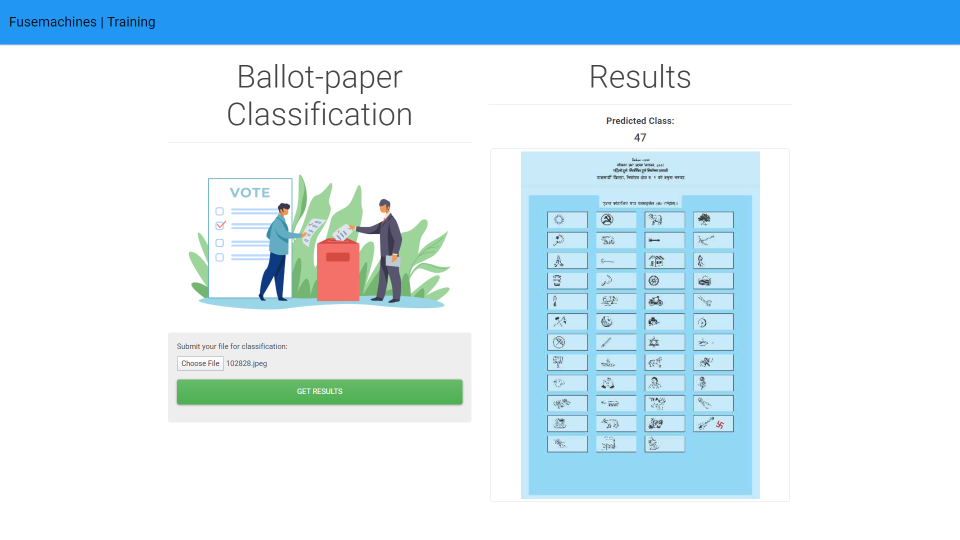
#> input picture example.png, 1920 x 1080 px, given in place of 285044.jpeg, which was not available (shown at 1/2 size)
$ jupyter execute --allow-errors 'experiment with simple image processing technique.ipynb'   (text cells are left out)
#> lines starting #> are read from the running program, lines starting #| are printed output that depends on the picture; after the words box and inside, x2 and y2 are one past the last pixel; in counts of white or black regions, pixels touching at a corner belong together; pictures that were not available may be replaced by others from this repository, and a replacement may not be noted
[cell 1]
import pandas as pd
import numpy as np
import matplotlib.pyplot as plt
import cv2

[cell 2]
print(cv2.__version__)

[cell 3]
img =  cv2.imread('./generated_train/285044.jpeg', cv2.IMREAD_COLOR)
#> img is the input picture: shape (1080, 1920, 3); mean B, G, R 244.1, 234.9, 215.8
img.shape
cv2.imshow("img",img)
cv2.waitKey(0)
cv2.destroyAllWindows()

#> (a cell that did not finish here is left out)

#> (a cell that did not finish here is left out)

[cell 6]
img =  cv2.imread('./test_folder/testset/100037.jpeg', cv2.IMREAD_COLOR)
cv2.imshow("img",img)
cv2.waitKey(0)
cv2.destroyAllWindows()

[cell 7]
pixel = img[100, 100]
#> pixel = [255, 255, 255]
print(pixel)
#| [255 255 255]

[cell 8]
type(img)

[cell 9]
# import cv2
# img =  cv2.imread('demo-hand-written.png')
gray = cv2.cvtColor(img,cv2.COLOR_BGR2GRAY)
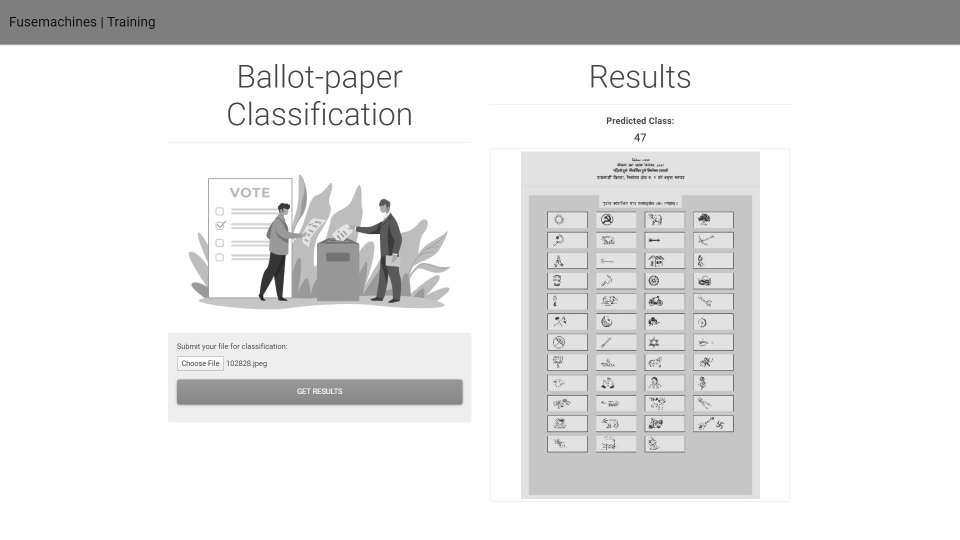
#> gray: shape (1080, 1920) (shown at 1/2 size); min 12, max 255, mean 230.3

thresh_inv = cv2.threshold(gray, 0, 255, cv2.THRESH_BINARY_INV+cv2.THRESH_OTSU)[1]
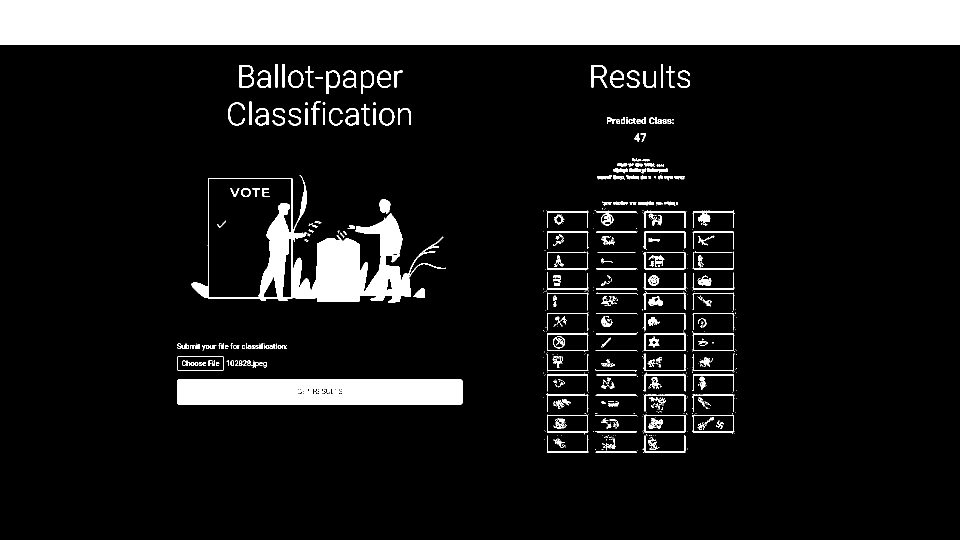
#> thresh_inv: shape (1080, 1920) (shown at 1/2 size); 13% white; 711 white regions (440 under 20 px)

# Blur the image
blur = cv2.GaussianBlur(thresh_inv,(1,1),0)

thresh = cv2.threshold(blur, 0, 255, cv2.THRESH_BINARY+cv2.THRESH_OTSU)[1]

# find contours
contours = cv2.findContours(thresh, cv2.RETR_EXTERNAL, cv2.CHAIN_APPROX_SIMPLE)[0]
#> contours = 664 contours, 471 with area under 20; largest, box (x1, y1, x2, y2) and area: (0, 0, 1920, 89) 168872, (383, 350, 892, 606) 63420, (354, 759, 925, 810) 28483, (1385, 829, 1469, 865) 2760, (1094, 829, 1177, 868) 2758

mask = np.ones(img.shape[:2], dtype="uint8") * 255
for c in contours:
    # get the bounding rect
    x, y, w, h = cv2.boundingRect(c)
    if w*h>1000:
        cv2.rectangle(mask, (x, y), (x+w, y+h), (0, 0, 255), -1)
#> this loop made 664 passes
#> (x, y, w, h) on passes 3, 4, 8: (1275, 901, 1, 1), (1374, 899, 1, 1), (1374, 897, 1, 1)
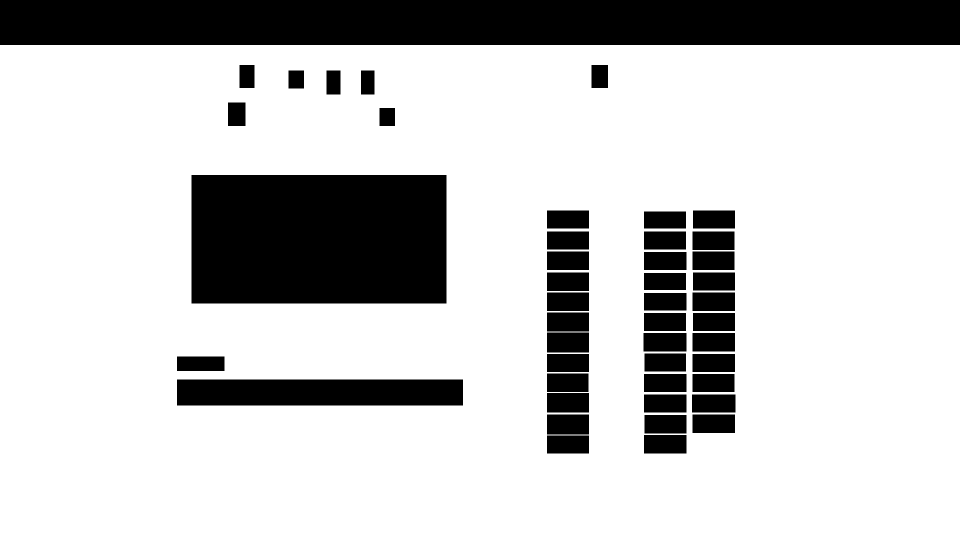
#> mask: shape (1080, 1920) (shown at 1/2 size); 78.1% white; 46 black regions, largest, box (x1, y1, x2, y2) and area: (0, 0, 1920, 90) 172800, (383, 350, 893, 607) 131070, (354, 759, 926, 811) 29744

res_final = cv2.bitwise_and(img, img, mask=cv2.bitwise_not(mask))
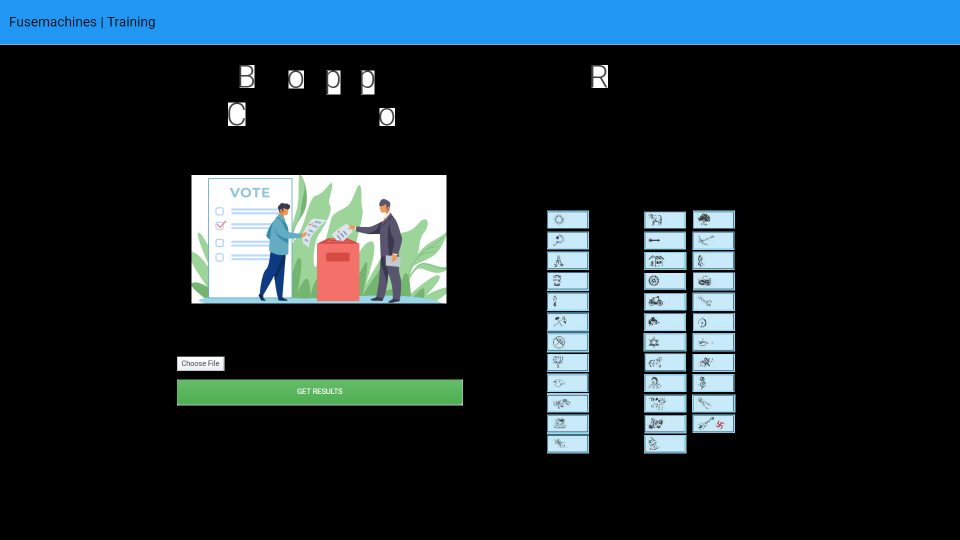
#> res_final: shape (1080, 1920, 3) (shown at 1/2 size); mean B, G, R 47.6, 40.9, 27.7

cv2.imshow("boxes", mask)
cv2.imshow("final image", res_final)
cv2.waitKey(0)
cv2.destroyAllWindows()

[cell 10]
img.shape
#> Out = (1080, 1920, 3)

[cell 11]
# [200, 30, 30], [255, 90, 90])
lower_red = np.array([0,0,150], dtype = 'uint8')  # BGR-code of your lowest red
upper_red = np.array([39,3,255], dtype = 'uint8')   # BGR-code of your highest red
mask = cv2.inRange(img, lower_red, upper_red)
#> mask: shape (1080, 1920); every value is 0
print(mask)
#> (printed output is left out)
#get all non zero values
coord=cv2.findNonZero(mask)
#> coord = None
print(coord)
#| None

[cell 12]
color = (0,0,255)
np.where(img ==color)

[cell 13]
import cv2
import numpy as np

# Let's load a simple image with 3 black squares
image = cv2.imread('./test_folder/testset/100037.jpeg')
# cv2.waitKey(0)
cv2.imshow('Original', image)
cv2.waitKey(0)
cv2.destroyAllWindows()

# Grayscale
gray = cv2.cvtColor(image, cv2.COLOR_BGR2GRAY)

# Find Canny edges
edged = cv2.Canny(gray, 30, 200)
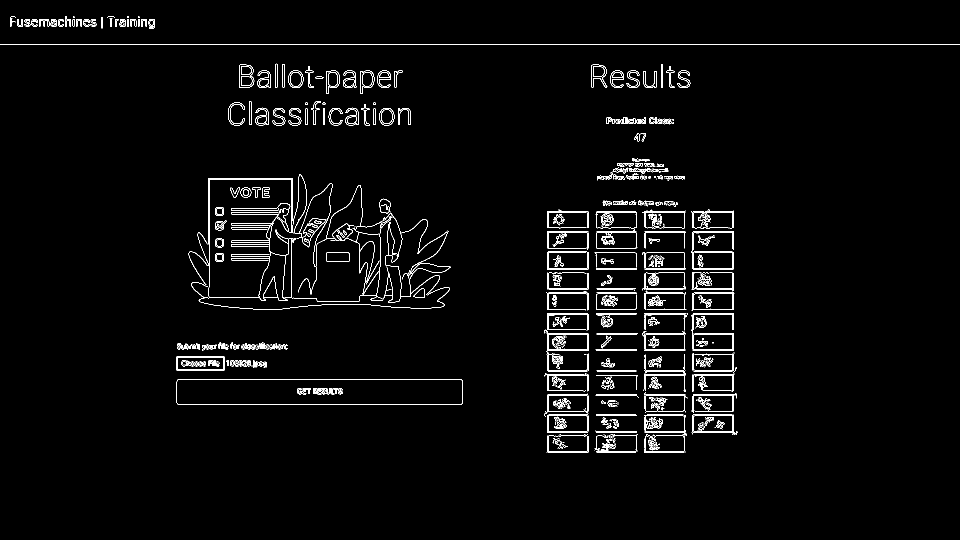
#> edged: shape (1080, 1920) (shown at 1/2 size); 2.4% white in thin lines or dots, all inside (x1, y1, x2, y2) = (0, 33, 1920, 906)
cv2.waitKey(0)
# print(edged.shape)
# print(image[:,:].shape)
img2 = np.zeros_like(image)
img2[:,:,0] = edged
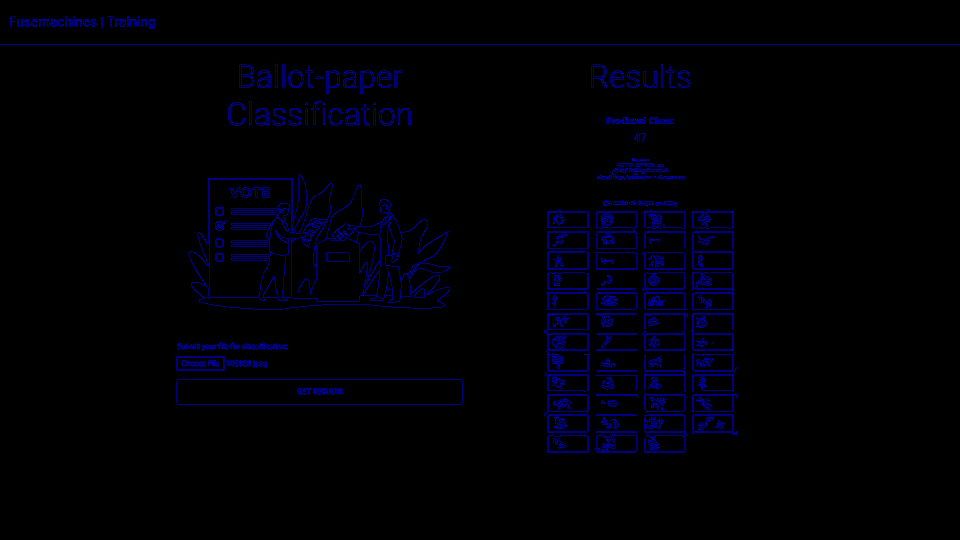
#> img2: shape (1080, 1920, 3) (shown at 1/2 size); mean of channels 0, 1, 2 6.1, 0, 0; drawn as B, G, R
img2[:,:,1] = edged
img2[:,:,2] = edged
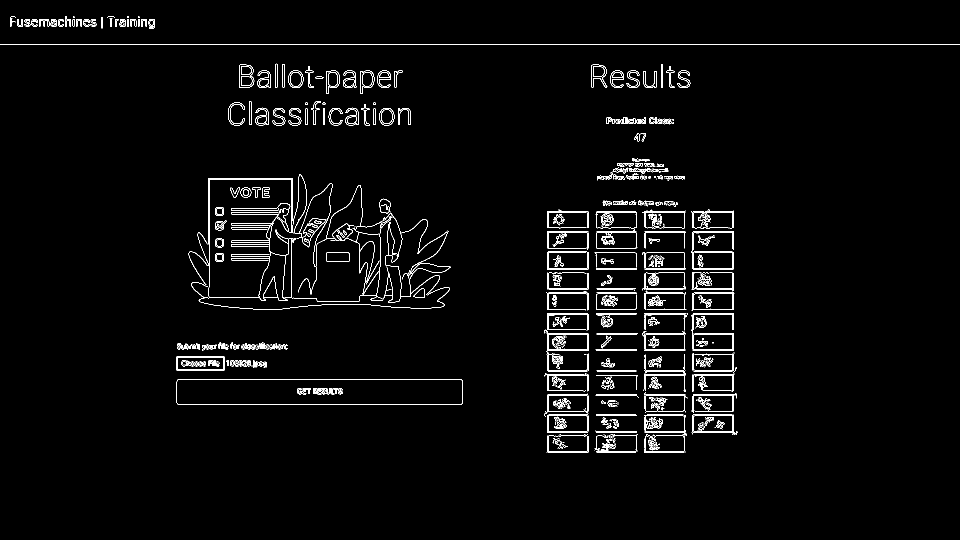
#> img2: shape (1080, 1920, 3) (shown at 1/2 size); 2.4% white in thin lines or dots, all inside (x1, y1, x2, y2) = (0, 33, 1920, 906)
print(img2.shape)
#| (1080, 1920, 3)
print("original:", image.shape)
#| original: (1080, 1920, 3)
print(type(image))
#| <class 'numpy.ndarray'>
# Finding Contours
# Use a copy of the image e.g. edged.copy()
# since findContours alters the image
contours, hierarchy = cv2.findContours(edged,
    cv2.RETR_EXTERNAL, cv2.CHAIN_APPROX_NONE)
#> contours = 603 contours, 441 with area under 20; largest, box (x1, y1, x2, y2) and area: (416, 349, 726, 602) 35362, (353, 758, 926, 810) 29141, (584, 426, 901, 606) 11116, (1383, 829, 1475, 870) 2874, (1089, 659, 1178, 702) 2867
# img2 = cv2.bitwise_not(img2)
cv2.imshow('Canny Edges After Contouring', img2)
cv2.waitKey(0)
cv2.destroyAllWindows()
print("Number of Contours found = " + str(len(contours)))
#| Number of Contours found = 603


#> (the rest of this cell did not finish here and is left out)

[cell 14]
import pandas as pd
import numpy as np
import cv2
import os
import imutils
#> (the rest of this cell did not finish here and is left out)

#> (a cell that did not finish here is left out)

#> (a cell that did not finish here is left out)

[cell 17]
#experiment
import os
import cv2
mask3 = cv2.imread(os.path.join('./generated_train','285044.jpeg' ))
print(type(mask3))
#| <class 'numpy.ndarray'>
#> (the rest of this cell did not finish here and is left out)

[cell 18]
cv2.imwrite("invalidclusterfile.jpeg", mask3)
#> Out = True

[cell 19]
gray = cv2.cvtColor(mask3, cv2.COLOR_BGR2GRAY)
edged = cv2.Canny(gray, 30, 200)
cv2.waitKey(0)
contours, hierarchy = cv2.findContours(edged,
    cv2.RETR_EXTERNAL, cv2.CHAIN_APPROX_NONE)
# img2 = cv2.bitwise_not(img2)
cv2.imshow('Canny Edges After Contouring', edged)
cv2.waitKey(0)
cv2.destroyAllWindows()
print("Number of Contours found = " + str(len(contours)))
#| Number of Contours found = 603


cnts = imutils.grab_contours(contours)
#> cnts = [[1370, 903], [1370, 904]]
cnts1 = cnts[0]
#> cnts1 = [[1370, 903]]

# Draw all contours
# -1 signifies drawing all contours
cv2.drawContours(image, contours, -1, (0, 255, 0), 3)
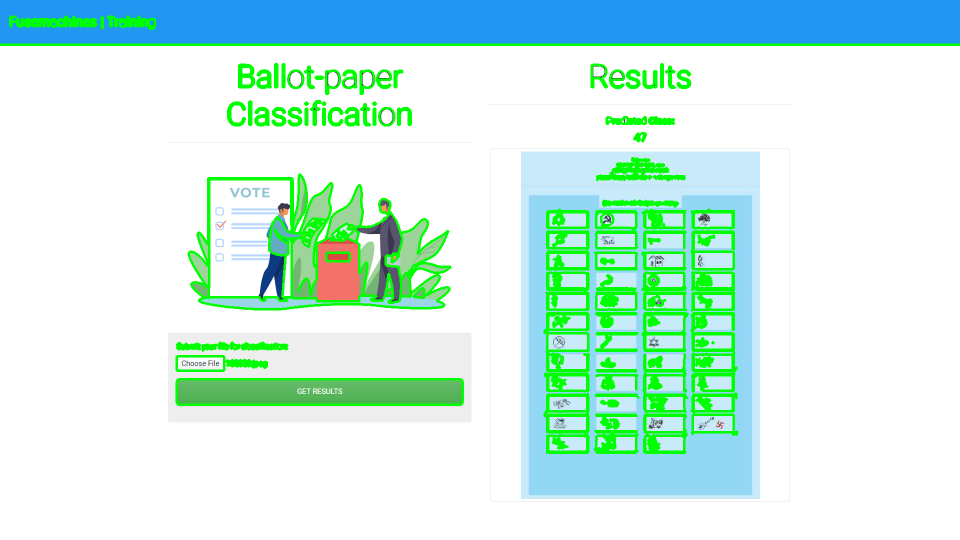
#> image: shape (1080, 1920, 3) (shown at 1/2 size); 7.61% of pixels changed, all inside (x1, y1, x2, y2) = (0, 31, 1920, 908)

cv2.imshow('Contours', image)
cv2.waitKey(0)
cv2.destroyAllWindows()

[cell 20]
print("hello")

#> (a cell that did not finish here is left out)

[cell 22]
import pandas as pd
import numpy as np
import cv2
import os
import imutils
#> (the rest of this cell did not finish here and is left out)

[cell 23]
import cv2
import numpy as np
import imutils
img = cv2.imread('./test_folder/testset/100262.jpeg')
#> (the rest of this cell did not finish here and is left out)

#> (a cell that did not finish here is left out)

[cell 25]
cv2.imshow('Thres', img)
cv2.waitKey(0)
cv2.destroyAllWindows()

[cell 26]
blurred = cv2.GaussianBlur(x, (11, 11), 0)
#> blurred = [0, 0, 0, 0]
cv2.imshow('Contours', blurred)
cv2.waitKey(0)
cv2.destroyAllWindows()

thresh = cv2.threshold(blurred, 50, 255, cv2.THRESH_BINARY)[1]
#> thresh = [0, 0, 0, 0]
cv2.imshow('Thres', thresh)
cv2.waitKey(0)
cv2.destroyAllWindows()

#> (a cell that did not finish here is left out)

[cell 28]
m = x
#> m = 0
